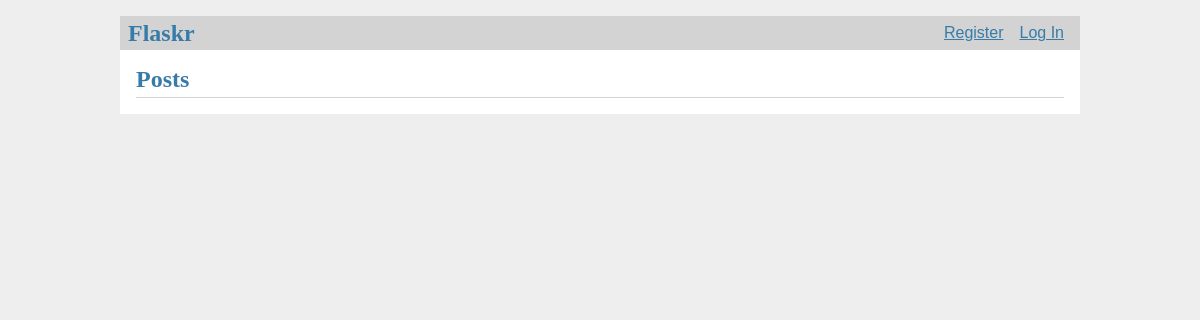
Before: / with the older database file.
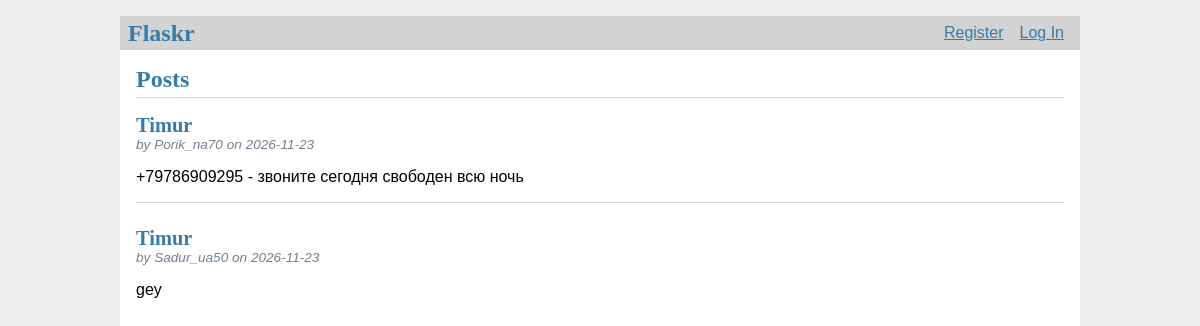
After: the same page with the newer database file.
### tables this page shows
CREATE TABLE post (
  id INTEGER PRIMARY KEY AUTOINCREMENT,
  author_id INTEGER NOT NULL,
  created TIMESTAMP NOT NULL DEFAULT CURRENT_TIMESTAMP,
  title TEXT NOT NULL,
  body TEXT NOT NULL,
  FOREIGN KEY (author_id) REFERENCES user (id)
);

CREATE TABLE user (
  id INTEGER PRIMARY KEY AUTOINCREMENT,
  username TEXT UNIQUE NOT NULL,
  password TEXT NOT NULL
);

### flaskr/blog.py (the view)
@bp.route('/')
def index():
    db = get_db()
    posts = db.execute(
        'SELECT p.id, title, body, created, author_id, username'
        ' FROM post p JOIN user u ON p.author_id = u.id'
        ' ORDER BY created DESC'
    ).fetchall()
    return render_template('blog/index.html', posts=posts)

### flaskr/auth.py (called while the page is built)
@bp.before_app_request
def load_logged_in_user():
    user_id = session.get('user_id')
    if user_id is None:
        g.user = None
    else:
        g.user = get_db().execute(
            'SELECT * FROM user WHERE id = ?', (user_id,)
        ).fetchone()

### flaskr/db.py (called while the page is built)
def get_db():
    if 'db' not in g:
        g.db = sqlite3.connect(
            current_app.config['DATABASE'],
            detect_types=sqlite3.PARSE_DECLTYPES
        )
        g.db.row_factory = sqlite3.Row
    return g.db

### flaskr/templates/blog/index.html (shortened to what this page needs)
{% extends 'base.html' %}
{% block header %}
  <h1>{% block title %}Posts{% endblock %}</h1>
{% endblock %}
{% block content %}
  {% for post in posts %}
    <article class="post">
      <header>
        <div>
          <h1>{{ post['title'] }}</h1>
          <div class="about">by {{ post['username'] }} on {{ post['created'].strftime('%Y-%m-%d') }}</div>
        </div>
      </header>
      <p class="body">{{ post['body'] }}</p>
    </article>
    {% if not loop.last %}
      <hr>
    {% endif %}
  {% endfor %}
{% endblock %}

### flaskr/templates/base.html (shortened to what this page needs)
<!doctype html>
<link rel="stylesheet" href="{{ url_for('static', filename='style.css') }}">
<nav>
  <h1>Flaskr</h1>
  <ul>
    {% if g.user %}
      <li><span>{{ g.user['username'] }}</span>
      <li><a href="{{ url_for('auth.logout') }}">Log Out</a>
    {% else %}
      <li><a href="{{ url_for('auth.register') }}">Register</a>
      <li><a href="{{ url_for('auth.login') }}">Log In</a>
    {% endif %}
  </ul>
</nav>
<section class="content">
  <header>
    {% block header %}{% endblock %}
  </header>
  {% block content %}{% endblock %}
</section>

### flaskr/static/style.css (style rules this page uses)
h1 { font-family: serif; color: #377ba8; margin: 1rem 0; }
a { color: #377ba8; }
hr { border: none; border-top: 1px solid lightgray; }
nav { background: lightgray; display: flex; align-items: center; padding: 0 0.5rem; }
nav h1 { flex: auto; margin: 0; }
nav ul { display: flex; list-style: none; margin: 0; padding: 0; }
nav ul li a, nav ul li span, header .action { display: block; padding: 0.5rem; }
.content { padding: 0 1rem 1rem; }
.content > header { border-bottom: 1px solid lightgray; display: flex; align-items: flex-end; }
.content > header h1 { flex: auto; margin: 1rem 0 0.25rem 0; }
.post > header { display: flex; align-items: flex-end; font-size: 0.85em; }
.post > header > div:first-of-type { flex: auto; }
.post > header h1 { font-size: 1.5em; margin-bottom: 0; }
.post .about { color: slategray; font-style: italic; }
.post .body { white-space: pre-line; }
.content:last-child { margin-bottom: 0; }

Changed rows visible on the page:
added post: title "Timur", username "Porik_na70", created "2026-11-23", body "+79786909295 - звоните сегодня свободен всю ночь"
added post: title "Timur", username "Sadur_ua50", created "2026-11-23", body "gey"
